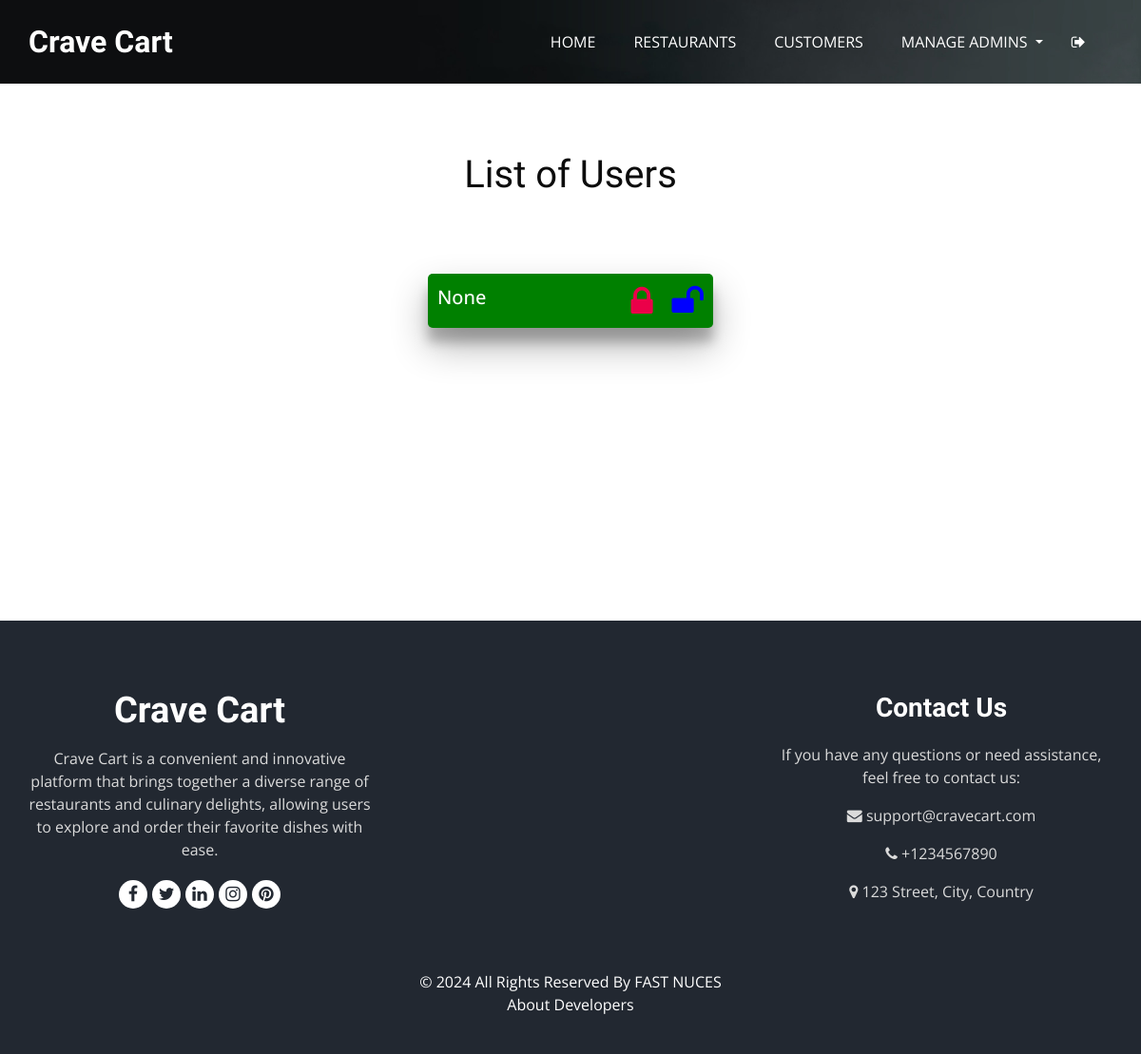
/All-Users (signed in), run on an earlier commit of the app's database.
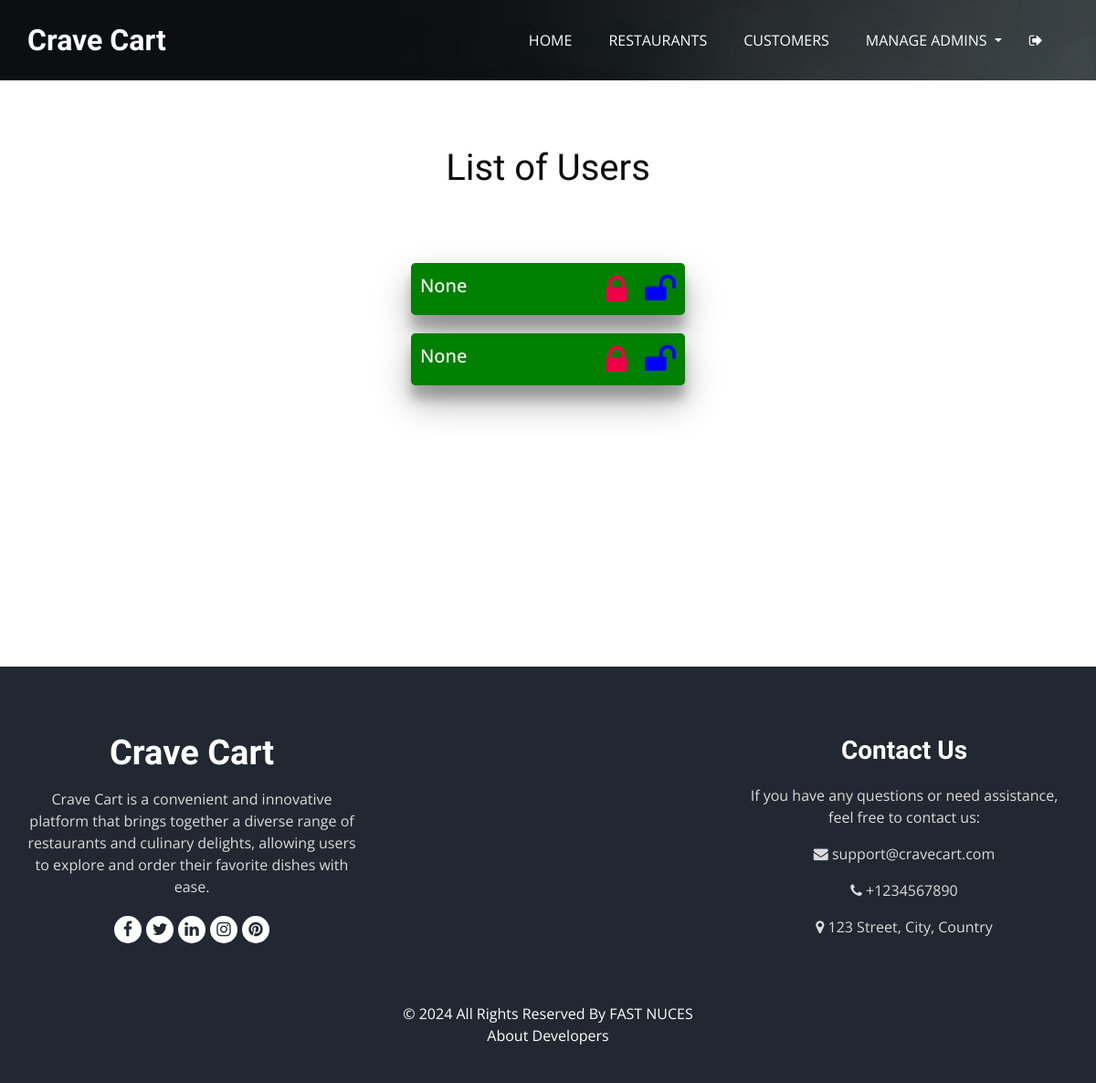
And on a later commit of the database.
### tables this page shows
CREATE TABLE Customers (
                        CustomerID INTEGER PRIMARY KEY AUTOINCREMENT,
                        Email TEXT,
                        Password TEXT,
                        Name TEXT,
                        Address TEXT,
                        Phone TEXT,
                        Image TEXT,
                        RegistrationDate TEXT,
                        Blocked INTEGER DEFAULT 0,
                        BlockedByAdmin INTEGER DEFAULT NULL,
                        FOREIGN KEY (BlockedByAdmin) REFERENCES Admin(AdminID)
                    );

### AdminendPoints.py (the view)
@Admin.route('/All-Users')
def AllUsers():
    if 'admin' not in session:
        return redirect('adminlogin')
    return render_template('admin/allusers.html',users=DataBase.get_all_Customers())

### DataBase.py (called while the page is built)
def get_all_Customers():
    try:
        cursor.execute('''SELECT * FROM Customers;''')
        return cursor.fetchall()
    except Exception as e:
        print(str(e))
        return []

### templates/admin/allusers.html (shortened to what this page needs)
<!DOCTYPE html>
<html>
<head>
  <link rel="stylesheet" type="text/css" href="{{url_for('static',filename='css/bootstrap.css')}}" />
  <link rel="stylesheet" type="text/css" href="https://cdnjs.cloudflare.com/ajax/libs/OwlCarousel2/2.3.4/assets/owl.carousel.min.css" />
  <link rel="stylesheet" href="https://cdnjs.cloudflare.com/ajax/libs/jquery-nice-select/1.1.0/css/nice-select.min.css" />
  <link href="{{url_for('static',filename='css/font-awesome.min.css')}}" rel="stylesheet" />
  <link href="{{url_for('static',filename='css/style.css')}}" rel="stylesheet" />
  <link href="{{url_for('static',filename='css/responsive.css')}}" rel="stylesheet" />
</head>
<body class="sub_page">
        <div class="hero_area">
          <div class="bg-box">
          <img src="{{url_for('static',filename='images/hero-bg.jpg')}}" alt="">
          </div>
          <header class="header_section">
          <div class="container">
          <nav class="navbar navbar-expand-lg custom_nav-container ">
            <a class="navbar-brand" href="adminHome">
              <span>
                Crave Cart
              </span>
            </a>
            <div class="collapse navbar-collapse" id="navbarSupportedContent">
              <ul class="navbar-nav  mx-auto ">
                <li class="nav-item">
                  <a class="nav-link" href="adminHome">Home </a>
                </li>
                <li class="nav-item">
                  <a class="nav-link" href="All-Resturants">Restaurants </a>
                </li>
                <li class="nav-item">
                  <a class="nav-link" href="All-Users">Customers </a>
                </li>
                <li class="nav-item dropdown">
                  <a class="nav-link dropdown-toggle" href="#" id="navbarDropdown" role="button" data-toggle="dropdown" aria-haspopup="true" aria-expanded="false">
                    Manage Admins
                  </a>
                </li>
              <div class="user_option">
                    <form class="form-inline">
                   <button class="btn my-2 my-sm-0 nav_search-btn" type="button" onclick="logout()">
                       <i class="fa fa-sign-out" aria-hidden="true"></i>
                   </button>
                 </form>
               </div>
            </div>
          </nav>
          </div>
          </header>
        </div>
    <br><br><br>
    <h1>List of Users</h1>
    <br><br><br>
    <ul>
        {% for user in users %}
            <li class="aa user-box" style="background-color: {{ 'red' if user[9]  else 'green' }}">
                <h5 style="color: white;">{{ user[3] }}</h5>
                <a href="#" class="block-user" data-id="{{ user[0] }}">
                  <i class="fa fa-lock" style="font-size:36px;color:#EB0049"></i>
                </a>
                <a href="#" class="unblock-user" data-id="{{ user[0] }}">
                  <i class="fa fa-unlock" style="font-size:36px;color: blue;"></i>
                </a>
            </li>
        {% endfor %}
    </ul>
    <br><br><br><br><br><br><br><br><br><br><br><br>
  <footer class="footer_section">
    <div class="container">
    <div class="row">
        <div class="col-md-4 footer-col">
            <div class="footer_detail">
                <a href="#" class="footer-logo">Crave Cart</a>
                <p>Crave Cart is a convenient and innovative platform that brings together a diverse range of restaurants and culinary delights, allowing users to explore and order their favorite dishes with ease.</p>
                <div class="footer_social">
                    <a ><i class="fa fa-facebook" aria-hidden="true"></i></a>
                    <a ><i class="fa fa-twitter" aria-hidden="true"></i></a>
                    <a ><i class="fa fa-linkedin" aria-hidden="true"></i></a>
                    <a ><i class="fa fa-instagram" aria-hidden="true"></i></a>
                    <a ><i class="fa fa-pinterest" aria-hidden="true"></i></a>
                </div>
            </div>
        </div>
        <div class="col-md-4 footer-col">
        </div>
        <div class="col-md-4 footer-col">
            <h4>Contact Us</h4>
            <p>If you have any questions or need assistance, feel free to contact us:</p>
            <p><i class="fa fa-envelope"></i> support@cravecart.com</p>
            <p> <i class="fa fa-phone"></i> +1234567890</p>
            <p> <i class="fa fa-map-marker"></i> 123 Street, City, Country</p>
        </div>
    </div>
    <div class="footer-info">
        <p>&copy; <span id="displayYear"></span> All Rights Reserved By <a href="https://www.nu.edu.pk/">FAST NUCES</a><br>
            <a href="aboutusAdmin"> About Developers </a>
        </p>
    </div>
    </div>
  </footer>
</body>
</html>

### static/css/style.css (style rules this page uses)
body { font-family: "Open Sans", sans-serif; color: #0c0c0c; background-color: #ffffff; overflow-x: hidden; }
h1, h2 { font-family: "Dancing Script", cursive; }
a, a:hover, a:focus { text-decoration: none; }
.btn, .btn:focus { outline: none !important; -webkit-box-shadow: none; box-shadow: none; }
.hero_area { position: relative; min-height: 100vh; display: -webkit-box; display: -ms-flexbox; display: flex; -webkit-box-orient: vertical; -webkit-box-direction: normal; -ms-flex-direction: column; flex-direction: column; }
.bg-box { position: absolute; top: 0; left: 0; width: 100%; height: 100%; }
.bg-box img { width: 100%; height: 100%; -o-object-fit: cover; object-fit: cover; }
.sub_page .hero_area { min-height: auto; }
.sub_page .hero_area .bg-box { position: absolute; top: 0; left: 0; width: 100%; height: 100%; }
.sub_page .hero_area .bg-box img { width: 100%; height: 100%; -o-object-fit: cover; object-fit: cover; -o-object-position: right top; object-position: right top; }
.header_section { padding: 15px 0; }
.navbar-brand { font-family: "Dancing Script", cursive; }
.navbar-brand span { font-weight: bold; font-size: 32px; color: #ffffff; }
.custom_nav-container { padding: 0; }
.custom_nav-container .navbar-nav { padding-left: 18%; }
.container { text-align: center; }
.custom_nav-container .navbar-nav .nav-item .nav-link { padding: 5px 20px; color: #ffffff; text-align: center; text-transform: uppercase; border-radius: 5px; -webkit-transition: all 0.3s; transition: all 0.3s; }
.custom_nav-container .nav_search-btn { width: auto; height: auto; padding: 0; border: none; color: #ffffff; margin: 0 10px; }
.user_option { display: -webkit-box; display: -ms-flexbox; display: flex; -webkit-box-align: center; -ms-flex-align: center; align-items: center; }
.footer_section { background-color: #222831; color: #ffffff; padding: 75px 0 40px 0; text-align: center; }
.footer_section h4 { font-size: 28px; }
.footer_section h4, .footer_section .footer-logo { font-weight: 600; margin-bottom: 20px; font-family: "Dancing Script", cursive; }
.footer_section p { color: #dbdbdb; }
.footer_section .footer-col { margin-bottom: 30px; }
.footer_section .footer-logo { display: block; font-weight: bold; font-size: 38px; line-height: 1; color: #ffffff; }
.footer_section .footer_social { display: -webkit-box; display: -ms-flexbox; display: flex; -webkit-box-pack: center; -ms-flex-pack: center; justify-content: center; margin-top: 20px; margin-bottom: 10px; }
.footer_section .footer_social a { display: -webkit-box; display: -ms-flexbox; display: flex; -webkit-box-pack: center; -ms-flex-pack: center; justify-content: center; -webkit-box-align: center; -ms-flex-align: center; align-items: center; color: #222831; width: 30px; height: 30px; border-radius: 100%; background-color: #ffffff; border-radius: 100%; margin: 0 2.5px; font-size: 18px; }
.footer_section .footer-info { text-align: center; margin-top: 25px; }
.footer_section .footer-info p { color: #ffffff; margin: 0; }
.footer_section .footer-info p a { color: inherit; }

### static/css/responsive.css (style rules this page uses)
@media (min-width: 1200px) { .container { max-width: 1170px; } }

### templates/admin/allusers.html (style rules this page uses)
h1 { text-align: center; }
ul { list-style-type: none; padding: 0; margin: 0 auto; max-width: 600px; }
.aa { margin: 0 auto; margin-bottom: 20px; padding-bottom: 50px; padding: 10px; background-color: #fff; border-radius: 5px; box-shadow: rgba(0, 0, 0, 0.3) 0px 19px 38px, rgba(0, 0, 0, 0.22) 0px 15px 12px; transition: box-shadow 0.3s ease; max-width: 300px; }
.fa { font-family: FontAwesome, sans-serif; transition: transform 0.3s ease; }
.fa-lock { font-size: 36px; color: red; vertical-align: middle; }
.fa-unlock { transition: transform 0.3s ease,color 0.3s ease; color: green; }
.user-box { display: flex; align-items: center; padding: 10px; gap: 20px; }
.user-box h5 { margin-right: auto; }

What changed in the data, as far as the page shows it:
added Customers: user "None"
